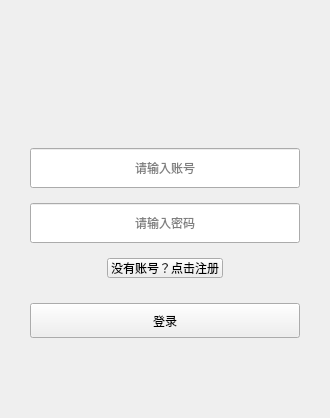
<?xml version="1.0" encoding="UTF-8"?>
<ui version="4.0">
 <class>LoginWidget</class>
 <widget class="QWidget" name="LoginWidget">
  <property name="geometry">
   <rect>
    <x>0</x>
    <y>0</y>
    <width>330</width>
    <height>418</height>
   </rect>
  </property>
  <property name="minimumSize">
   <size>
    <width>330</width>
    <height>418</height>
   </size>
  </property>
  <property name="maximumSize">
   <size>
    <width>330</width>
    <height>418</height>
   </size>
  </property>
  <property name="windowTitle">
   <string>Form</string>
  </property>
  <layout class="QVBoxLayout" name="verticalLayout_2">
   <property name="spacing">
    <number>0</number>
   </property>
   <property name="leftMargin">
    <number>0</number>
   </property>
   <property name="topMargin">
    <number>0</number>
   </property>
   <property name="rightMargin">
    <number>0</number>
   </property>
   <property name="bottomMargin">
    <number>0</number>
   </property>
   <item>
    <layout class="QVBoxLayout" name="verticalLayout">
     <property name="spacing">
      <number>0</number>
     </property>
     <property name="sizeConstraint">
      <enum>QLayout::SizeConstraint::SetDefaultConstraint</enum>
     </property>
     <item>
      <layout class="QGridLayout" name="gridLayout" rowstretch="0,0,0,0,0,0,0,0,0,0,0">
       <property name="spacing">
        <number>0</number>
       </property>
       <item row="1" column="4">
        <spacer name="horizontalSpacer_3">
         <property name="orientation">
          <enum>Qt::Orientation::Horizontal</enum>
         </property>
         <property name="sizeType">
          <enum>QSizePolicy::Policy::Maximum</enum>
         </property>
         <property name="sizeHint" stdset="0">
          <size>
           <width>30</width>
           <height>20</height>
          </size>
         </property>
        </spacer>
       </item>
       <item row="1" column="1">
        <spacer name="horizontalSpacer_5">
         <property name="orientation">
          <enum>Qt::Orientation::Horizontal</enum>
         </property>
         <property name="sizeHint" stdset="0">
          <size>
           <width>40</width>
           <height>20</height>
          </size>
         </property>
        </spacer>
       </item>
       <item row="0" column="2">
        <spacer name="verticalSpacer_6">
         <property name="orientation">
          <enum>Qt::Orientation::Vertical</enum>
         </property>
         <property name="sizeType">
          <enum>QSizePolicy::Policy::Maximum</enum>
         </property>
         <property name="sizeHint" stdset="0">
          <size>
           <width>20</width>
           <height>45</height>
          </size>
         </property>
        </spacer>
       </item>
       <item row="9" column="1" colspan="3">
        <widget class="QPushButton" name="ConfirmButton">
         <property name="minimumSize">
          <size>
           <width>0</width>
           <height>35</height>
          </size>
         </property>
         <property name="maximumSize">
          <size>
           <width>16777215</width>
           <height>35</height>
          </size>
         </property>
         <property name="text">
          <string>登录</string>
         </property>
        </widget>
       </item>
       <item row="8" column="2">
        <spacer name="verticalSpacer_4">
         <property name="orientation">
          <enum>Qt::Orientation::Vertical</enum>
         </property>
         <property name="sizeType">
          <enum>QSizePolicy::Policy::Fixed</enum>
         </property>
         <property name="sizeHint" stdset="0">
          <size>
           <width>20</width>
           <height>25</height>
          </size>
         </property>
        </spacer>
       </item>
       <item row="2" column="2">
        <spacer name="verticalSpacer">
         <property name="orientation">
          <enum>Qt::Orientation::Vertical</enum>
         </property>
         <property name="sizeType">
          <enum>QSizePolicy::Policy::Fixed</enum>
         </property>
         <property name="sizeHint" stdset="0">
          <size>
           <width>20</width>
           <height>30</height>
          </size>
         </property>
        </spacer>
       </item>
       <item row="3" column="1" colspan="3">
        <widget class="QLineEdit" name="UserNameEdit">
         <property name="minimumSize">
          <size>
           <width>0</width>
           <height>40</height>
          </size>
         </property>
         <property name="maximumSize">
          <size>
           <width>16777215</width>
           <height>40</height>
          </size>
         </property>
         <property name="alignment">
          <set>Qt::AlignmentFlag::AlignCenter</set>
         </property>
         <property name="placeholderText">
          <string>请输入账号</string>
         </property>
        </widget>
       </item>
       <item row="1" column="3">
        <spacer name="horizontalSpacer_2">
         <property name="orientation">
          <enum>Qt::Orientation::Horizontal</enum>
         </property>
         <property name="sizeHint" stdset="0">
          <size>
           <width>40</width>
           <height>20</height>
          </size>
         </property>
        </spacer>
       </item>
       <item row="4" column="2">
        <spacer name="verticalSpacer_2">
         <property name="orientation">
          <enum>Qt::Orientation::Vertical</enum>
         </property>
         <property name="sizeType">
          <enum>QSizePolicy::Policy::Fixed</enum>
         </property>
         <property name="sizeHint" stdset="0">
          <size>
           <width>20</width>
           <height>15</height>
          </size>
         </property>
        </spacer>
       </item>
       <item row="5" column="1" colspan="3">
        <widget class="QLineEdit" name="PassWordEdit">
         <property name="minimumSize">
          <size>
           <width>0</width>
           <height>40</height>
          </size>
         </property>
         <property name="maximumSize">
          <size>
           <width>16777215</width>
           <height>40</height>
          </size>
         </property>
         <property name="alignment">
          <set>Qt::AlignmentFlag::AlignCenter</set>
         </property>
         <property name="placeholderText">
          <string>请输入密码</string>
         </property>
        </widget>
       </item>
       <item row="7" column="2">
        <widget class="QPushButton" name="RegisterButton">
         <property name="minimumSize">
          <size>
           <width>0</width>
           <height>20</height>
          </size>
         </property>
         <property name="maximumSize">
          <size>
           <width>16777215</width>
           <height>20</height>
          </size>
         </property>
         <property name="text">
          <string>没有账号？点击注册</string>
         </property>
        </widget>
       </item>
       <item row="1" column="0">
        <spacer name="horizontalSpacer_4">
         <property name="orientation">
          <enum>Qt::Orientation::Horizontal</enum>
         </property>
         <property name="sizeType">
          <enum>QSizePolicy::Policy::Maximum</enum>
         </property>
         <property name="sizeHint" stdset="0">
          <size>
           <width>30</width>
           <height>20</height>
          </size>
         </property>
        </spacer>
       </item>
       <item row="10" column="2">
        <spacer name="verticalSpacer_5">
         <property name="orientation">
          <enum>Qt::Orientation::Vertical</enum>
         </property>
         <property name="sizeType">
          <enum>QSizePolicy::Policy::Fixed</enum>
         </property>
         <property name="sizeHint" stdset="0">
          <size>
           <width>20</width>
           <height>80</height>
          </size>
         </property>
        </spacer>
       </item>
       <item row="6" column="2">
        <spacer name="verticalSpacer_3">
         <property name="orientation">
          <enum>Qt::Orientation::Vertical</enum>
         </property>
         <property name="sizeType">
          <enum>QSizePolicy::Policy::Fixed</enum>
         </property>
         <property name="sizeHint" stdset="0">
          <size>
           <width>20</width>
           <height>15</height>
          </size>
         </property>
        </spacer>
       </item>
       <item row="1" column="2" alignment="Qt::AlignmentFlag::AlignHCenter">
        <widget class="QLabel" name="PhotoLabel">
         <property name="sizePolicy">
          <sizepolicy hsizetype="Fixed" vsizetype="Fixed">
           <horstretch>0</horstretch>
           <verstretch>0</verstretch>
          </sizepolicy>
         </property>
         <property name="minimumSize">
          <size>
           <width>75</width>
           <height>75</height>
          </size>
         </property>
         <property name="maximumSize">
          <size>
           <width>75</width>
           <height>75</height>
          </size>
         </property>
         <property name="layoutDirection">
          <enum>Qt::LayoutDirection::LeftToRight</enum>
         </property>
         <property name="text">
          <string/>
         </property>
         <property name="scaledContents">
          <bool>false</bool>
         </property>
         <property name="alignment">
          <set>Qt::AlignmentFlag::AlignCenter</set>
         </property>
        </widget>
       </item>
      </layout>
     </item>
    </layout>
   </item>
  </layout>
 </widget>
 <resources>
  <include location="../../src/resources.qrc"/>
 </resources>
 <connections/>
</ui>
